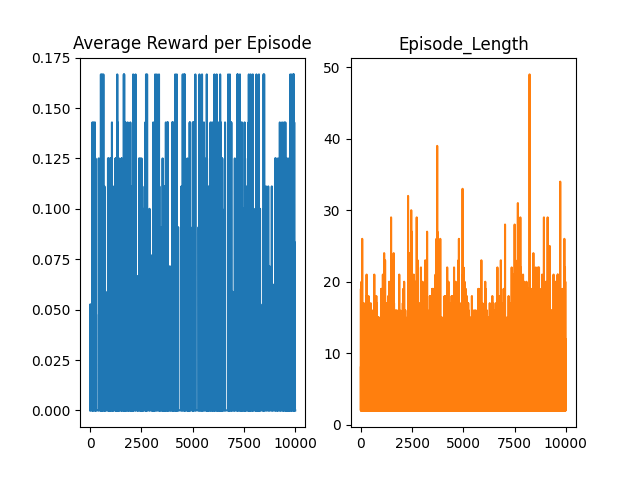

Recreate this plot in Python.
#This python file aims at using a Deep Q-Learning implementation (without experience replay) to train an agent in the FrozenLake-v0 environment of gym

import numpy as np
import tensorflow as tf
import keras
from keras.layers import Input, Dense
from keras.models import Model
from keras.optimizers import Adam
import matplotlib.pyplot as plt
import gym


#Creating a class for the agent

class Agent(object):

	#Initializing the agent's parameters
	def __init__(self,env,gamma=0.98,alpha=0.1):

		self.env=env
		self.state_size=env.observation_space.n							#Number of possible states/configurations 
		self.action_size=env.action_space.n								#Number of possible actions to take 
		self.gamma=gamma												#Discount factor to take future rewards into acount
		self.alpha=alpha												#Learning rate, to update the Q-table
		self.n_hl1=32													#Number of units in the first hidden layer
		self.n_hl2=32													#Number of units in the seconf hidden layer
		self.action_space=np.arange(self.action_size)					#Defining the array of the possible actions the agent can take
		self.network=self.build_model()									#Initializing the Q-Table
		self.reward_history=[]											#To maintain track of average reward per episode while training
		self.episode_lengths=[]											#To keep track of the length od episodes

	#Initializing the network that outputs Q-Values for each action of a given state
	def build_model(self):

		inputs=Input(shape=[self.state_size,])
		X=Dense(self.n_hl1)(inputs)
		X=Dense(self.n_hl2)(X)
		outputs=Dense(self.action_size)(X)
		model=Model(inputs=inputs,outputs=outputs)
		model.compile(optimizer=Adam(learning_rate=self.alpha),loss="categorical_crossentropy")
		return model

	#Following the epsilon greedy policy to choose actions
	def epsilon_greedy_action(self,state,epsilon=0.2):

		state=np.eye(self.state_size)[state]
		qvalues=self.network.predict(state.reshape([1,self.state_size]))
		A=np.zeros((qvalues.shape[1]))+epsilon/self.action_size
		greedy_action=np.argmax(qvalues[0])
		A[greedy_action]+=1-epsilon
		action=np.random.choice(self.action_space,p=A)
		return action

	#Getting the target Q-Values for a particular state, and next_state pair (under a specific action)
	def target_qvalues(self,qvalues,action,next_state,reward):

		next_state=np.eye(self.state_size)[next_state]
		q_nextstate=self.network.predict(next_state.reshape([1,self.state_size]))
		max_q=np.argmax(q_nextstate[0])
		target_qvalues=qvalues
		target_qvalues[action]=reward+self.gamma*q_nextstate[0,max_q]
		return target_qvalues

	#Updating the network for each set
	def update_network(self,state,action,reward,next_state):

		state=np.eye(self.state_size)[state]
		qvalues=self.network.predict(state.reshape([1,self.state_size]))
		target_qvalues=self.target_qvalues(qvalues[0],action,next_state,reward).reshape([1,self.action_size])
		state=state.reshape([1,self.state_size])
		self.network.fit(state,target_qvalues,epochs=1)

	#Training the agent through a series of episodes
	def train(self,num_episodes=10000):

		#Iterating over a number of episodes
		for i in range(num_episodes):
			#Generating the episode, num_episode number of times
			#Maintaining the total sum, and average of rewards in the episode, along with its length
			reward_buffer=0
			j=0
			state_now=self.env.reset()
			while True:
				#Selecting an epsilon greedy action
				action=self.epsilon_greedy_action(state_now)
				#Going to the next state on the basis of the chosen action
				state_next,reward,done,_=self.env.step(action)
				#Updating the reward buffer and episode length
				reward_buffer+=reward
				j+=1
				#Updating the network
				self.update_network(state_now,action,reward,state_next)
				if done==True:
					self.reward_history.append(reward_buffer/j)
					self.episode_lengths.append(j)
					if (i+1)%100==0:
						print("Average reward claimed by the agent in episode {} : {}".format(i+1,self.reward_history[-1]))
						print("Length of episode {} : {}".format(i+1,self.episode_lengths[-1]))
					break
				else:
					state_now=state_next

#Choosing the FrozenLake-v0 Environment to work with
env=gym.make("FrozenLake-v0")

agent=Agent(env=env)
agent.train()

reward_history=agent.reward_history

#Plotting the averge rewards and episode Lengths gained throughout each episode per episode 
fig, axs = plt.subplots(1,2)
axs[0].plot(agent.reward_history)
axs[0].set_title('Average Reward per Episode')
axs[1].plot(agent.episode_lengths, 'tab:orange')
axs[1].set_title('Episode_Length')

plt.show()

print('Average Reward throughout all episodes={}'.format(sum(reward_history)/len(reward_history)))
